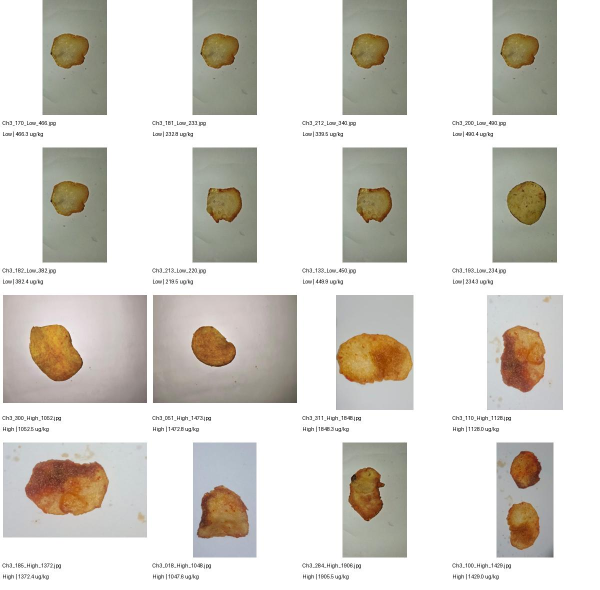
#> input picture data/colour_analysis/brightness_exception_candidates.jpg, 1200 x 1180 px (shown at 1/2 size)
$ python -i feature_extraction.py   (imports and definitions only)
#> lines starting #> are read from the running program, lines starting #| are printed output that depends on the picture; after the words box and inside, x2 and y2 are one past the last pixel; in counts of white or black regions, pixels touching at a corner belong together
#> further down, picture is the input picture: shape (1180, 1200, 3); mean B, G, R 207.1, 213.4, 216.7
### src/segmentation.py
"""Potato-chip segmentation helpers used by feature extraction and the web app."""

from __future__ import annotations

import cv2
import numpy as np


def segment_chip(bgr: np.ndarray) -> np.ndarray:
    """
    Return a binary mask (uint8, 0/255) for the likely chip region.

    The method uses HSV colour thresholding plus the largest contour.
    It is a visual foreground estimate, not a chemical measurement.
    """
    if bgr is None or bgr.size == 0:
        raise ValueError("Empty image passed to segment_chip.")

    blurred = cv2.GaussianBlur(bgr, (5, 5), 0)
    hsv = cv2.cvtColor(blurred, cv2.COLOR_BGR2HSV)
#> hsv: shape (320, 320, 3); mean H, S, V 20.1, 18.2, 217.8

    # Potato-chip colours typically occupy yellow/brown hues.
    lower = np.array([5, 25, 25], dtype=np.uint8)
    upper = np.array([45, 255, 255], dtype=np.uint8)
    mask = cv2.inRange(hsv, lower, upper)
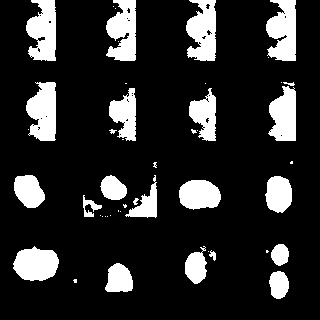
#> mask: shape (320, 320); 16.5% white; 47 white regions (24 under 20 px), largest, box (x1, y1, x2, y2) and area: (266, 0, 296, 61) 1394, (186, 0, 216, 61) 1376, (26, 0, 56, 61) 1365

    kernel = cv2.getStructuringElement(cv2.MORPH_ELLIPSE, (7, 7))
    mask = cv2.morphologyEx(mask, cv2.MORPH_CLOSE, kernel, iterations=2)
#> mask: shape (320, 320); 18.1% white; 21 white regions (4 under 20 px), largest, box (x1, y1, x2, y2) and area: (83, 175, 157, 218) 1704, (106, 0, 136, 61) 1543, (186, 0, 216, 61) 1519
    mask = cv2.morphologyEx(mask, cv2.MORPH_OPEN, kernel, iterations=1)
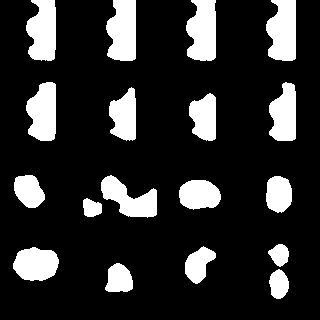
#> mask: shape (320, 320); 17.7% white; 18 white regions

    contours, _ = cv2.findContours(mask, cv2.RETR_EXTERNAL, cv2.CHAIN_APPROX_SIMPLE)
#> contours = 18 contours; largest, box (x1, y1, x2, y2) and area: (106, 0, 136, 61) 1454, (186, 0, 216, 61) 1426, (266, 0, 296, 61) 1419, (26, 0, 56, 61) 1380, (26, 82, 56, 141) 1322
    if not contours:
        gray = cv2.cvtColor(blurred, cv2.COLOR_BGR2GRAY)
        _, mask = cv2.threshold(gray, 0, 255, cv2.THRESH_BINARY + cv2.THRESH_OTSU)
        contours, _ = cv2.findContours(mask, cv2.RETR_EXTERNAL, cv2.CHAIN_APPROX_SIMPLE)

    clean = np.zeros(mask.shape, dtype=np.uint8)
    if contours:
        largest = max(contours, key=cv2.contourArea)
#> largest = contour of 38 points, box (x1, y1, x2, y2) (106, 0, 136, 61), area 1454
        cv2.drawContours(clean, [largest], -1, 255, thickness=cv2.FILLED)
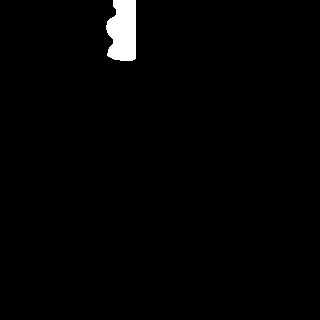
#> clean: shape (320, 320); 1.5% white; 1 white region, box (x1, y1, x2, y2) and area: (106, 0, 136, 61) 1538
        return clean

    # Fallback: use the central region so feature extraction still runs.
    h, w = mask.shape
    clean[int(h * 0.15):int(h * 0.85), int(w * 0.15):int(w * 0.85)] = 255
    return clean


def apply_mask(bgr: np.ndarray, mask: np.ndarray) -> np.ndarray:
    """Keep chip pixels; set background to black."""
    return cv2.bitwise_and(bgr, bgr, mask=mask)

### src/preprocessing.py
"""Shared image loading and preprocessing for train / val / test / predict."""

from __future__ import annotations

import json
from pathlib import Path
from typing import Literal

import cv2
import numpy as np

from config import IMAGE_SIZE

PreprocessName = Literal["cnn_scale", "mobilenet_v2", "efficientnet"]


# [23 lines left out: functions load_bgr, validate_image_array, bgr_to_rgb_resized, not called in this run]


def enhance_for_preview(bgr: np.ndarray) -> np.ndarray:
    """Mild contrast-limited enhancement for visual previews only."""
    lab = cv2.cvtColor(bgr, cv2.COLOR_BGR2LAB)
    lightness, a_ch, b_ch = cv2.split(lab)
    clahe = cv2.createCLAHE(clipLimit=2.0, tileGridSize=(8, 8))
    lightness = clahe.apply(lightness)
    merged = cv2.merge((lightness, a_ch, b_ch))
    return cv2.cvtColor(merged, cv2.COLOR_LAB2BGR)


# [28 lines left out: functions apply_named_preprocess, image_to_model_batch, not called in this run]


def save_preprocess_config(path: Path, payload: dict) -> None:
    path.parent.mkdir(parents=True, exist_ok=True)
    path.write_text(json.dumps(payload, indent=2), encoding="utf-8")


def load_preprocess_config(path: Path) -> dict:
    return json.loads(Path(path).read_text(encoding="utf-8"))

### src/feature_extraction.py
"""Extract RGB/HSV colour statistics from segmented potato-chip images."""

from __future__ import annotations

import json
import sys
from pathlib import Path

import cv2
import numpy as np
import pandas as pd

ROOT = Path(__file__).resolve().parent.parent
if str(ROOT) not in sys.path:
    sys.path.insert(0, str(ROOT))

from config import (  # noqa: E402
    FIGURES_DIR,
    IMAGE_DIR,
    LABELS_CSV,
    PREVIEWS_DIR,
    PROCESSED_DIR,
    ensure_runtime_dirs,
)
from src.data_validation import resolve_image_path  # noqa: E402
from src.preprocessing import enhance_for_preview, load_bgr  # noqa: E402
from src.segmentation import apply_mask, segment_chip  # noqa: E402


def colour_histogram(channel: np.ndarray, bins: int = 8) -> list[float]:
    hist, _ = np.histogram(channel, bins=bins, range=(0, 256), density=True)
    return hist.astype(np.float64).tolist()


def extract_features_from_bgr(bgr: np.ndarray) -> tuple[dict, np.ndarray, np.ndarray]:
    """Return features, chip mask, and a preview image with mask overlay."""
    working = cv2.resize(bgr, (320, 320), interpolation=cv2.INTER_AREA)
    mask = segment_chip(working)
    masked = apply_mask(working, mask)
    pixels = working[mask > 0]
#> pixels = 1538 rows, first 8: [127, 141, 137], [128, 142, 138], [126, 140, 136], [124, 138, 134], [126, 140, 136], [125, 139, 135], [125, 139, 135], [123, 137, 133]
    if len(pixels) < 50:
        pixels = working.reshape(-1, 3)

    hsv = cv2.cvtColor(working, cv2.COLOR_BGR2HSV)
#> hsv: shape (320, 320, 3); mean H, S, V 20, 18.8, 217.9
    hsv_pixels = hsv[mask > 0]
#> hsv_pixels = 1538 rows, first 8: [39, 25, 141], [39, 25, 142], [39, 26, 140], [39, 26, 138], [39, 26, 140], [39, 26, 139], [39, 26, 139], [39, 26, 137]
    if len(hsv_pixels) < 50:
        hsv_pixels = hsv.reshape(-1, 3)

    b, g, r = pixels[:, 0], pixels[:, 1], pixels[:, 2]
#> b = 1538 values, max 158 at index 391, min 16 at index 754, mean 112.7; g = 1538 values, max 169 at index 369, min 48 at index 784, mean 135.3; r = 1538 values, max 171 at index 854, min 85 at index 784, mean 136.6
    h, s, v = hsv_pixels[:, 0], hsv_pixels[:, 1], hsv_pixels[:, 2]
#> h = 1538 values, max 60 at index 796, min 13 at index 784, mean 34.76; s = 1538 values, max 217 at index 754, min 12 at index 391, mean 51.83; v = 1538 values, max 171 at index 854, min 85 at index 784, mean 139.9
    gray = cv2.cvtColor(working, cv2.COLOR_BGR2GRAY)
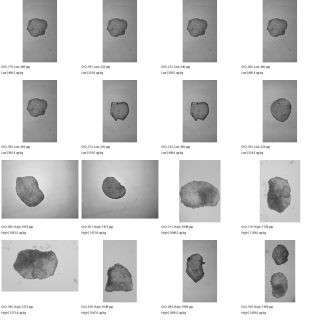
#> gray: shape (320, 320); min 38, max 255, mean 213.7
    gray_pixels = gray[mask > 0] if (mask > 0).any() else gray.reshape(-1)
#> gray_pixels = 1538 values, max 166 at index 369, min 56 at index 784, mean 133.1

    features = {
        "mean_red": float(np.mean(r)),
        "mean_green": float(np.mean(g)),
        "mean_blue": float(np.mean(b)),
        "std_red": float(np.std(r)),
        "std_green": float(np.std(g)),
        "std_blue": float(np.std(b)),
        "mean_hue": float(np.mean(h)),
        "mean_saturation": float(np.mean(s)),
        "mean_value": float(np.mean(v)),
        "std_hue": float(np.std(h)),
        "std_saturation": float(np.std(s)),
        "std_value": float(np.std(v)),
        "brightness": float(np.mean(gray_pixels)),
        "brightness_std": float(np.std(gray_pixels)),
        "saturation": float(np.mean(s)),
        "foreground_fraction": float(np.mean(mask > 0)),
        "rgb_hist": colour_histogram(r) + colour_histogram(g) + colour_histogram(b),
        "hsv_hist": colour_histogram(h) + colour_histogram(s) + colour_histogram(v),
    }
#> in colour_histogram, `hist, _ = np.histogram(channel, bins=bins, range=(0, 256), density=True)`: hist = [0, 0, 0.000122, 0.00378, 0.0266, 0.000711, 0, 0]

    overlay = working.copy()
    colour_mask = np.zeros_like(working)
    colour_mask[:, :] = (40, 180, 80)
    overlay = np.where(mask[:, :, None] > 0, cv2.addWeighted(working, 0.75, colour_mask, 0.25, 0), overlay)
    preview = np.hstack([working, enhance_for_preview(working), masked, overlay])
#> in enhance_for_preview, `lab = cv2.cvtColor(bgr, cv2.COLOR_BGR2LAB)`: lab: shape (320, 320, 3); mean of channels 0, 1, 2 217.2, 128.4, 132
#> in enhance_for_preview, `lightness, a_ch, b_ch = cv2.split(lab)`:
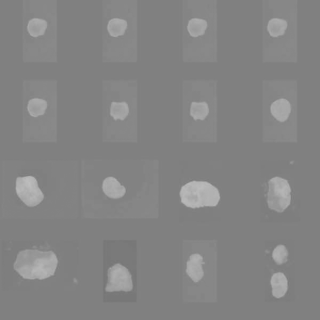
#> b_ch: shape (320, 320); min 117, max 190, mean 132
#> in enhance_for_preview, `merged = cv2.merge((lightness, a_ch, b_ch))`: merged: shape (320, 320, 3); mean of channels 0, 1, 2 212.9, 128.4, 132
#> in enhance_for_preview, `return cv2.cvtColor(merged, cv2.COLOR_LAB2BGR)`:
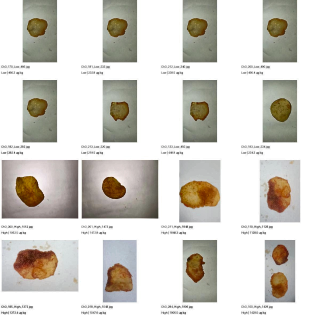
#> returned value: shape (320, 320, 3); mean B, G, R 203, 209.3, 212.2
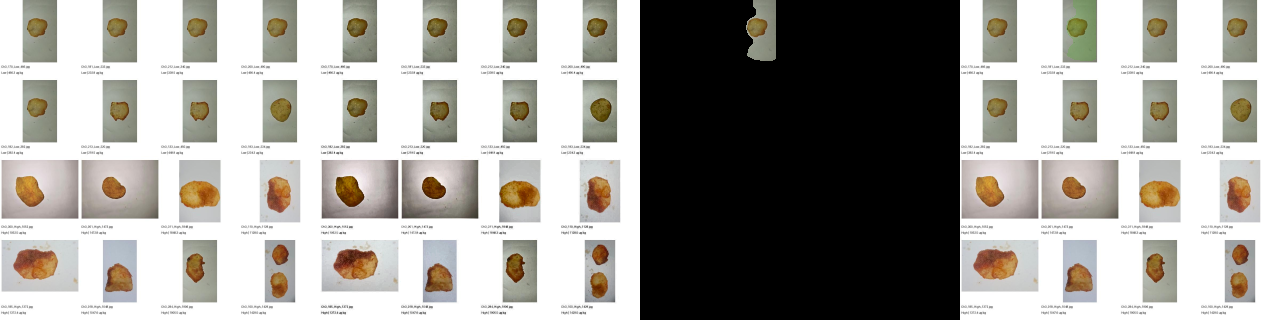
#> preview: shape (320, 1280, 3); mean B, G, R 154.6, 159.6, 161.9
    return features, mask, preview


# [98 lines left out: functions regression_vector_from_features, extract_dataset_features, _plot_brightness, not called in this run]


def main() -> None:
    extract_dataset_features()


# [2 lines not run here, left out]

>>> import cv2
>>> picture = cv2.imread('../data/colour_analysis/brightness_exception_candidates.jpg')
>>> result = extract_features_from_bgr(picture)
